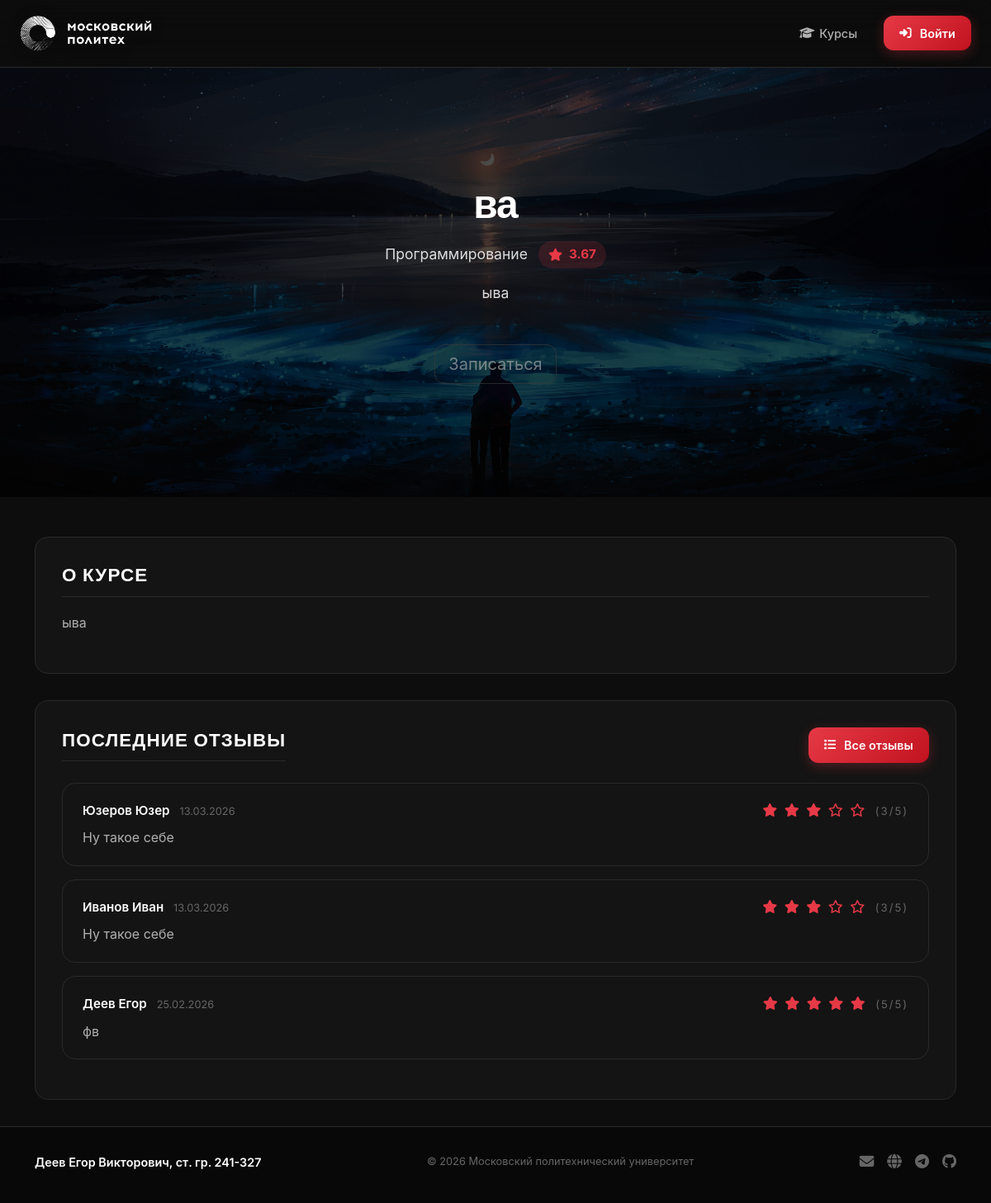
Screenshot of /courses/2 with the database file from the repository.
### models.py (models this page shows, shortened)
class Image(db.Model):
    __tablename__ = 'images'
    id: Mapped[str] = mapped_column(String(100), primary_key=True)
    file_name: Mapped[str] = mapped_column(String(100))
    mime_type: Mapped[str] = mapped_column(String(100))
    md5_hash: Mapped[str] = mapped_column(String(100), unique=True)
    object_id: Mapped[Optional[int]]
    object_type: Mapped[Optional[str]] = mapped_column(String(100))
    created_at: Mapped[datetime] = mapped_column(default=datetime.now)
    @property
    def url(self):
        return url_for('image', image_id=self.id)

class Base(DeclarativeBase):
  metadata = MetaData(naming_convention={
        "ix": 'ix_%(column_0_label)s',
        "uq": "uq_%(table_name)s_%(column_0_name)s",
        "ck": "ck_%(table_name)s_%(constraint_name)s",
        "fk": "fk_%(table_name)s_%(column_0_name)s_%(referred_table_name)s",
        "pk": "pk_%(table_name)s"
    })

class Course(Base):
    __tablename__ = 'courses'
    id: Mapped[int] = mapped_column(primary_key=True)
    name: Mapped[str] = mapped_column(String(100))
    short_desc: Mapped[str] = mapped_column(Text)
    full_desc: Mapped[str] = mapped_column(Text)
    rating_sum: Mapped[int] = mapped_column(default=0)
    rating_num: Mapped[int] = mapped_column(default=0)
    category_id: Mapped[int] = mapped_column(ForeignKey("categories.id"))
    author_id: Mapped[int] = mapped_column(ForeignKey("users.id"))
    background_image_id: Mapped[str] = mapped_column(ForeignKey("images.id"))
    created_at: Mapped[datetime] = mapped_column(default=datetime.now)
    author: Mapped["User"] = relationship()
    category: Mapped["Category"] = relationship(lazy=False)
    bg_image: Mapped["Image"] = relationship()
    reviews: Mapped[List["Review"]] = relationship(back_populates='course')
    @property
    def rating(self):
        if self.rating_num > 0:
            return self.rating_sum / self.rating_num
        return 0

class Category(Base):
    __tablename__ = 'categories'
    id = mapped_column(Integer, primary_key=True)
    name: Mapped[str] = mapped_column(String(100))
    parent_id: Mapped[Optional[int]] = mapped_column(ForeignKey("categories.id"))

class Review(Base):
    __tablename__ = 'reviews'
    id: Mapped[int] = mapped_column(Integer, primary_key=True)
    rating: Mapped[int] = mapped_column(Integer, nullable=False)
    text: Mapped[str] = mapped_column(Text, nullable=False)
    created_at: Mapped[datetime] = mapped_column(DateTime, default=datetime.now)
    course_id: Mapped[int] = mapped_column(ForeignKey('courses.id'))
    user_id: Mapped[int] = mapped_column(ForeignKey('users.id'))
    course: Mapped['Course'] = relationship(back_populates='reviews')
    user: Mapped['User'] = relationship()

class User(Base, UserMixin):
    __tablename__ = 'users'
    id: Mapped[int] = mapped_column(primary_key=True)
    first_name: Mapped[str] = mapped_column(String(100))
    last_name: Mapped[str] = mapped_column(String(100))
    middle_name: Mapped[Optional[str]] = mapped_column(String(100))
    login: Mapped[str] = mapped_column(String(100), unique=True)
    password_hash: Mapped[str] = mapped_column(String(200))
    created_at: Mapped[datetime] = mapped_column(default=datetime.now)
    @property
    def full_name(self):
        return ' '.join([self.last_name, self.first_name, self.middle_name or ''])

### courses.py (the view)
@bp.route('/<int:course_id>')
def show(course_id):
    course = db.get_or_404(Course, course_id)
    reviews = db.session.execute(
        db.select(Review)
        .filter_by(course_id=course_id)
        .order_by(Review.created_at.desc())
        .limit(5)
    ).scalars().all()
    user_review = None
    if current_user.is_authenticated:
        user_review = db.session.execute(
            db.select(Review).filter_by(course_id=course_id, user_id=current_user.id)
        ).scalar()
    return render_template('courses/show.html', course=course, reviews=reviews, user_review=user_review)

### templates/courses/show.html (shortened to what this page needs)
{% extends 'base.html' %}
{% block content %}
<div class="title-area position-relative" style="background-image: url({{ course.bg_image.url }});">
    <div class="h-100 w-100 py-5 d-flex text-center position-absolute" style="background-color: rgba(0, 0, 0, 0.7);">
        <div class="m-auto">
            <h1 class="title mb-3">{{ course.name }}</h1>
            <p class="mb-3 mx-auto">
                <span class="badge-red me-2">{{ course.category.name }}</span>
                <span class="rating-badge"><i class="fas fa-star me-1"></i>{{ "%.2f" | format(course.rating) }}</span>
            </p>
            <div class="container">
                <p class="w-75 mb-5 mx-auto" style="color: rgba(255,255,255,0.85);">
                    {{ course.short_desc }}
                </p>
            </div>
            {% if current_user.is_authenticated %}
                <a href="#" class="btn-primary-red">
                    <i class="fas fa-play me-1"></i>Перейти к материалам
                </a>
            {% else %}
                <button class="btn btn-outline-light btn-lg" disabled>Записаться</button>
            {% endif %}
        </div>
    </div>
</div>
<div class="container mt-5">
    <section class="course-section">
        <h2>О курсе</h2>
        <p style="color: var(--text-sec);">{{ course.full_desc }}</p>
    </section>
    <section class="course-section">
        <div class="d-flex align-items-center justify-content-between mb-4">
            <h2 class="mb-0">Последние отзывы</h2>
            <a href="{{ url_for('courses.reviews', course_id=course.id) }}" class="btn-primary-red">
                <i class="fas fa-list me-1"></i>Все отзывы
            </a>
        </div>
        {% if reviews %}
            {% for review in reviews %}
                <div class="review-card">
                    <div class="d-flex align-items-center justify-content-between mb-2">
                        <div>
                            <span class="review-author">{{ review.user.full_name }}</span>
                            <span class="review-date ms-2">{{ review.created_at.strftime('%d.%m.%Y') }}</span>
                        </div>
                        <div class="review-stars">
                            {% for i in range(5) %}
                                {% if i < review.rating %}<i class="fas fa-star"></i>{% else %}<i class="far fa-star"></i>{% endif %}
                            {% endfor %}
                            <span class="ms-1" style="color: var(--text-muted); font-size:0.82rem;">({{ review.rating }}/5)</span>
                        </div>
                    </div>
                    <p class="review-text mb-0">{{ review.text }}</p>
                </div>
            {% endfor %}
        {% else %}
            <p style="color: var(--text-muted);">Отзывов пока нет. Будьте первым!</p>
        {% endif %}
    </section>
</div>
{% endblock %}

### static/styles.css (style rules this page uses)
:root { --red: #e63946; --red-light: #ff6b6b; --red-dark: #c1121f; --red-bg: rgba(230, 57, 70, 0.15); --red-glow: rgba(230, 57, 70, 0.3); --bg: #0d0d0d; --bg-darker: #080808; --card: #141414; --card-hover: #1a1a1a; --elevated: #1e1e1e; --input-bg: #1a1a1a; --text: #ffffff; --text-sec: #b0b0b0; --text-muted: #666666; --border: #2a2a2a; --border-lt: #3a3a3a; --success: #22c55e; --warning: #f59e0b; --danger: #ef4444; --info: #3b82f6; --radius-sm: 8px; --radius-md: 12px; --radius-lg: 16px; --radius-xl: 24px; --radius-full: 9999px; --transition: all 0.3s cubic-bezier(0.4, 0, 0.2, 1); }
*, *::before, *::after { box-sizing: border-box; }
html, body { background-color: var(--bg); color: var(--text); font-family: 'Inter', -apple-system, BlinkMacSystemFont, 'Segoe UI', Roboto, sans-serif; font-size: 16px; line-height: 1.6; -webkit-font-smoothing: antialiased; min-height: 100%; }
h1, h2, h3, h4, h5, h6 { font-family: 'Raleway', sans-serif; font-weight: 700; color: var(--text); letter-spacing: -0.02em; line-height: 1.2; }
a { color: var(--red); text-decoration: none; transition: var(--transition); }
.btn-primary-red { display: inline-flex; align-items: center; gap: 6px; background: linear-gradient(135deg, var(--red) 0%, var(--red-dark) 100%); color: #fff; border: none; border-radius: var(--radius-md); padding: 0.6rem 1.2rem; font-size: 0.9rem; font-weight: 600; cursor: pointer; transition: var(--transition); text-decoration: none; box-shadow: 0 4px 15px var(--red-glow); }
.btn-outline-light { border-color: var(--border-lt) !important; color: var(--text-sec) !important; border-radius: var(--radius-md); transition: var(--transition); }
.title-area { background-color: var(--bg-darker); background-position: center; background-repeat: no-repeat; background-size: cover; color: var(--text); font-size: 1.1rem; min-height: calc(65vh); }
.title-area h1 { font-size: clamp(1.8rem, 4vw, 3rem); }
.title-area p { color: rgba(255,255,255,0.85); }
.review-card { background: var(--card); border: 1px solid var(--border); border-radius: var(--radius-lg); padding: 1.25rem 1.5rem; transition: var(--transition); margin-bottom: 1rem; }
.review-stars { color: var(--red); letter-spacing: 2px; font-size: 1rem; }
.review-author { color: var(--text); font-weight: 600; font-size: 0.95rem; }
.review-date { color: var(--text-muted); font-size: 0.8rem; }
.review-text { color: var(--text-sec); margin-top: 0.5rem; line-height: 1.6; }
.course-section { background: var(--card); border: 1px solid var(--border); border-radius: var(--radius-lg); padding: 2rem; margin-bottom: 2rem; }
.course-section h2 { font-size: 1.4rem; color: var(--text); margin-bottom: 1.2rem; padding-bottom: 0.75rem; border-bottom: 1px solid var(--border); text-transform: uppercase; letter-spacing: 0.05em; }
.rating-badge { display: inline-flex; align-items: center; gap: 4px; background: var(--red-bg); color: var(--red); border-radius: var(--radius-full); padding: 0.25rem 0.75rem; font-weight: 700; font-size: 0.95rem; }

### rows the page displays
Image: bg_image (picture)
Course: name "ва", rating "3.67", short_desc "ыва", full_desc "ыва"
Category: category.name "Программирование"
Review: user.full_name "Юзеров Юзер", created_at "13.03.2026", rating "3", text "Ну такое себе"
Review: user.full_name "Иванов Иван", created_at "13.03.2026", rating "3", text "Ну такое себе"
Review: user.full_name "Деев Егор", created_at "25.02.2026", rating "5", text "фв"
